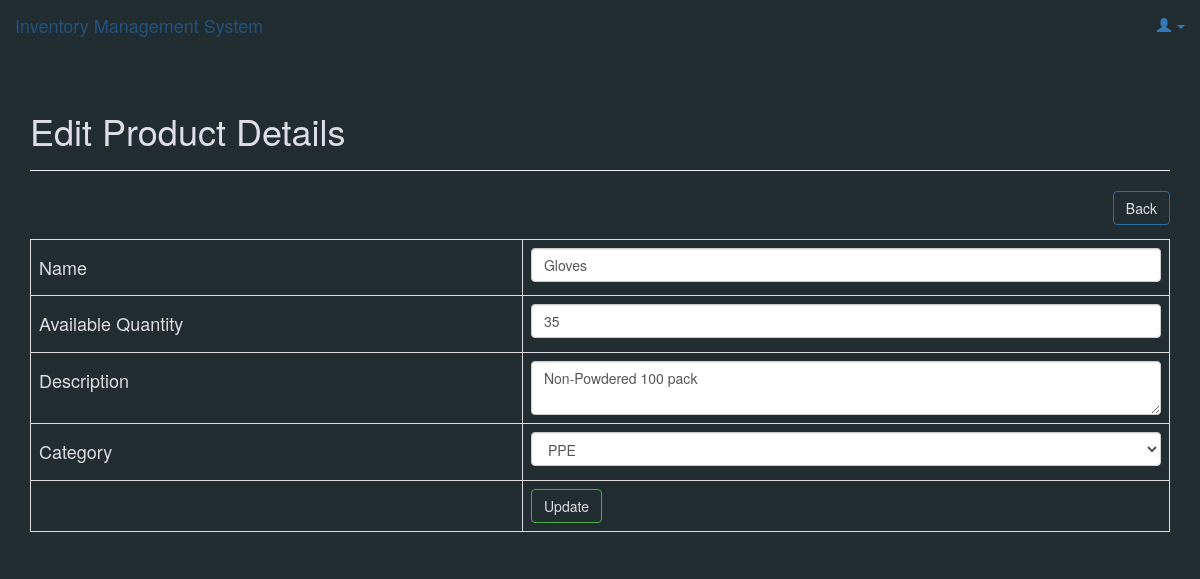
The app's page /products/update_product.php?id=6 with its own data.
### tables this page shows
CREATE TABLE `products` (
  `id` int(11) NOT NULL,
  `name` varchar(32) NOT NULL,
  `description` text NOT NULL,
  `quantity` int(11) NOT NULL,
  `category_id` int(11) NOT NULL,
  `created` datetime NOT NULL,
  `modified` timestamp NOT NULL DEFAULT current_timestamp()
);

### objects/product.php (called while the page is built, shortened)
<?php
class Product{
    private $conn;
    private $table_name = "products";
    public $id;
    public function __construct($db){
        $this->conn = $db;
    }
function readOne(){
    $query = "SELECT name, quantity, description, category_id
        FROM " . $this->table_name . "
        WHERE id = ?
        LIMIT 0,1";
    $stmt = $this->conn->prepare( $query );
    $stmt->bindParam(1, $this->id);
    $stmt->execute();
    $row = $stmt->fetch(PDO::FETCH_ASSOC);
    $this->name = $row['name'];
    $this->quantity = $row['quantity'];
    $this->description = $row['description'];
    $this->category_id = $row['category_id'];
}
}
?>

### objects/category.php (called while the page is built, shortened)
<?php
class Category{
    private $conn;
    private $table_name = "categories";
    public function __construct($db){
        $this->conn = $db;
    }
    function read(){
        $query = "SELECT
                    id, name
                FROM
                    " . $this->table_name . "
                ORDER BY
                    name";
        $stmt = $this->conn->prepare( $query );
        $stmt->execute();
        return $stmt;
    }
}
?>

### products/update_product.php (the view, shortened to what this page needs)
<?php
$id = isset($_GET['id']) ? $_GET['id'] : die('ERROR: missing ID.');
include_once '../objects/product.php';
include_once '../objects/category.php';
$database = new Database();
$db = $database->getConnection();
$product = new Product($db);
$category = new Category($db);
$product->id = $id;
$product->readOne();
include_once "layout_header.php";
echo "<div class='right-button-margin'>
          <a href='index.php' class='btn btn-primary pull-right'>Back</a>
     </div>";
?>
<form action="<?php echo htmlspecialchars($_SERVER["PHP_SELF"] . "?id={$id}");?>" method="post">
    <table class='table  table-responsive table-bordered'>
        <tr>
            <td><h4>Name</h4></td>
            <td><input type='text' name='name' value='<?php echo $product->name; ?>' class='form-control' /></td>
        </tr>
        <tr>
        <td><h4>Available Quantity</h4></td>
            <td><input type='text' name='quantity' value='<?php echo $product->quantity; ?>' class='form-control' /></td>
        </tr>
        <tr>
        <td><h4>Description</h4></td>
            <td><textarea name='description' class='form-control'><?php echo $product->description; ?></textarea></td>
        </tr>
        <tr>
        <td><h4>Category</h4></td>
            <td>
                <?php
$stmt = $category->read();
echo "<select class='form-control' name='category_id'>";
    while ($row_category = $stmt->fetch(PDO::FETCH_ASSOC)){
        $category_id=$row_category['id'];
        $category_name = $row_category['name'];
        if($product->category_id==$category_id){
            echo "<option value='$category_id' selected>";
        }else{
            echo "<option value='$category_id'>";
        }
        echo "$category_name</option>";
    }
echo "</select>";
?>
            </td>
        </tr>
        <tr>
            <td></td>
            <td>
                <button type="submit" class="btn btn-success">Update</button>
            </td>
        </tr>
    </table>
</form>
<?php
include_once "layout_footer.php";
?>

### libs/css/main.css (style rules this page uses)
body { background: #222D32; }
.right-button-margin { margin: 0 0 1em 0; overflow: hidden; }
.btn-primary { color: rgb(222, 221, 233); font-size: 14px; background-color: transparent; }
.btn-success { color: rgb(222, 221, 233); font-size: 14px; background-color: transparent; }
.table { color: rgb(222, 221, 233); }

### records on screen
products: name "Gloves", quantity "35", description "Non-Powdered 100 pack"

### other values on screen
$page_title "Edit Product Details"
form field category_id "PPE"
